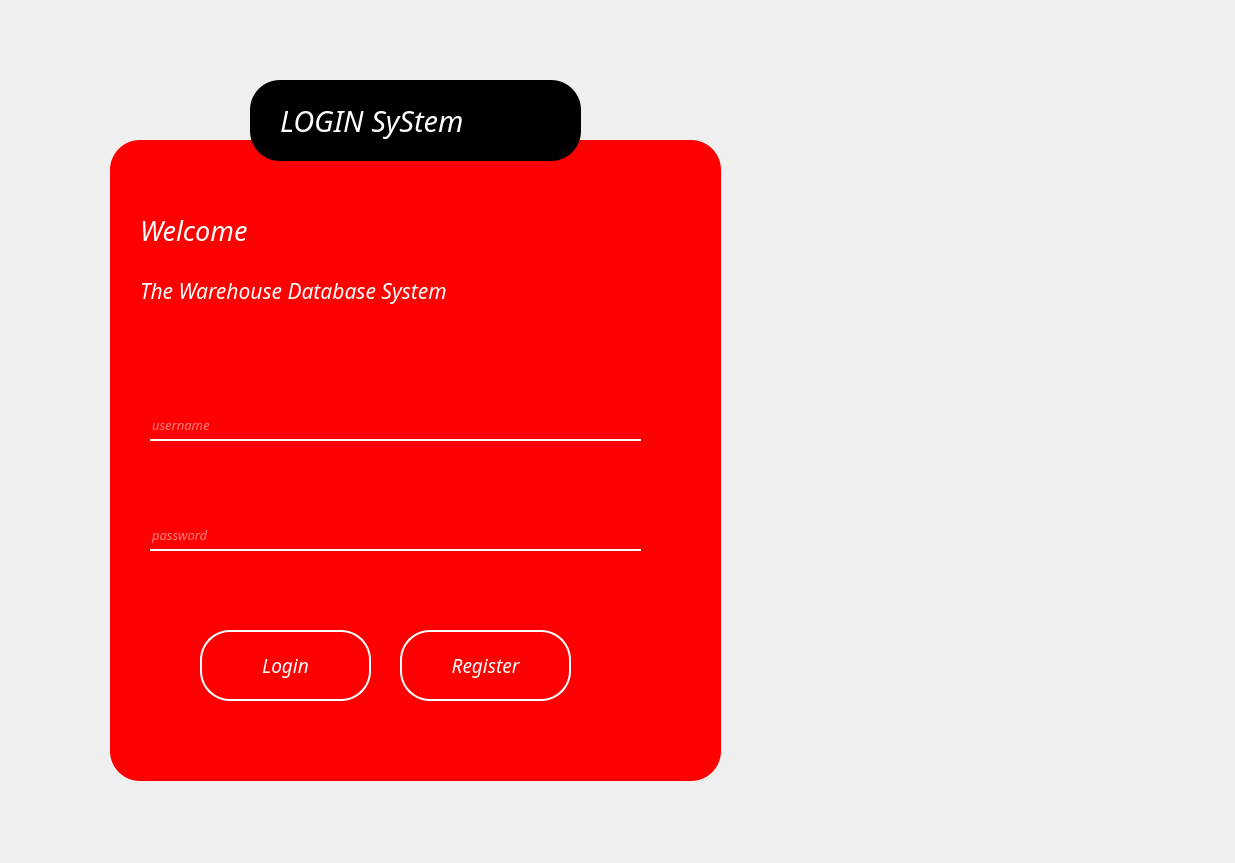
<?xml version="1.0" encoding="UTF-8"?>
<ui version="4.0">
 <class>Form</class>
 <widget class="QWidget" name="Form">
  <property name="geometry">
   <rect>
    <x>0</x>
    <y>0</y>
    <width>1235</width>
    <height>863</height>
   </rect>
  </property>
  <property name="windowTitle">
   <string>Form</string>
  </property>
  <property name="styleSheet">
   <string notr="true">#Form{
background:url(:/bg/coding.jpg)
}
#headerFrame
{
background: black;
border-radius: 30px;
}

#frame
{
background: red;
border-radius: 30px;
}
#labelHead{
color:white;
}

#label{
color:white;
}

#label_2{
color:white;
}

#line_username{
border:none;
background:transparent;
color: white;
border-bottom: 2px solid white;
}

#line_password{
border:none;
background:transparent;
color: white;
border-bottom: 2px solid white;
}

#pushButton_login{
border:2px solid white;
background:transparent;
color:white;
border-radius: 30px;
}

#pushButton_login:hover{
border:2px solid white;
background:white;
color:red;
}

#push_Rigister{
border:2px solid white;
background:transparent;
color:white;
border-radius: 30px;
}

#push_Rigister:hover{
border:2px solid white;
background:white;
color:red;
}</string>
  </property>
  <widget class="QFrame" name="frame">
   <property name="geometry">
    <rect>
     <x>110</x>
     <y>140</y>
     <width>611</width>
     <height>641</height>
    </rect>
   </property>
   <property name="frameShape">
    <enum>QFrame::StyledPanel</enum>
   </property>
   <property name="frameShadow">
    <enum>QFrame::Raised</enum>
   </property>
   <widget class="QPushButton" name="push_Rigister">
    <property name="geometry">
     <rect>
      <x>290</x>
      <y>490</y>
      <width>171</width>
      <height>71</height>
     </rect>
    </property>
    <property name="palette">
     <palette>
      <active>
       <colorrole role="WindowText">
        <brush brushstyle="SolidPattern">
         <color alpha="255">
          <red>255</red>
          <green>255</green>
          <blue>255</blue>
         </color>
        </brush>
       </colorrole>
       <colorrole role="Button">
        <brush brushstyle="SolidPattern">
         <color alpha="0">
          <red>0</red>
          <green>0</green>
          <blue>0</blue>
         </color>
        </brush>
       </colorrole>
       <colorrole role="Text">
        <brush brushstyle="SolidPattern">
         <color alpha="255">
          <red>255</red>
          <green>255</green>
          <blue>255</blue>
         </color>
        </brush>
       </colorrole>
       <colorrole role="ButtonText">
        <brush brushstyle="SolidPattern">
         <color alpha="255">
          <red>255</red>
          <green>255</green>
          <blue>255</blue>
         </color>
        </brush>
       </colorrole>
       <colorrole role="Base">
        <brush brushstyle="SolidPattern">
         <color alpha="0">
          <red>0</red>
          <green>0</green>
          <blue>0</blue>
         </color>
        </brush>
       </colorrole>
       <colorrole role="Window">
        <brush brushstyle="SolidPattern">
         <color alpha="0">
          <red>0</red>
          <green>0</green>
          <blue>0</blue>
         </color>
        </brush>
       </colorrole>
       <colorrole role="PlaceholderText">
        <brush brushstyle="NoBrush">
         <color alpha="128">
          <red>255</red>
          <green>255</green>
          <blue>255</blue>
         </color>
        </brush>
       </colorrole>
      </active>
      <inactive>
       <colorrole role="WindowText">
        <brush brushstyle="SolidPattern">
         <color alpha="255">
          <red>255</red>
          <green>255</green>
          <blue>255</blue>
         </color>
        </brush>
       </colorrole>
       <colorrole role="Button">
        <brush brushstyle="SolidPattern">
         <color alpha="0">
          <red>0</red>
          <green>0</green>
          <blue>0</blue>
         </color>
        </brush>
       </colorrole>
       <colorrole role="Text">
        <brush brushstyle="SolidPattern">
         <color alpha="255">
          <red>255</red>
          <green>255</green>
          <blue>255</blue>
         </color>
        </brush>
       </colorrole>
       <colorrole role="ButtonText">
        <brush brushstyle="SolidPattern">
         <color alpha="255">
          <red>255</red>
          <green>255</green>
          <blue>255</blue>
         </color>
        </brush>
       </colorrole>
       <colorrole role="Base">
        <brush brushstyle="SolidPattern">
         <color alpha="0">
          <red>0</red>
          <green>0</green>
          <blue>0</blue>
         </color>
        </brush>
       </colorrole>
       <colorrole role="Window">
        <brush brushstyle="SolidPattern">
         <color alpha="0">
          <red>0</red>
          <green>0</green>
          <blue>0</blue>
         </color>
        </brush>
       </colorrole>
       <colorrole role="PlaceholderText">
        <brush brushstyle="NoBrush">
         <color alpha="128">
          <red>255</red>
          <green>255</green>
          <blue>255</blue>
         </color>
        </brush>
       </colorrole>
      </inactive>
      <disabled>
       <colorrole role="WindowText">
        <brush brushstyle="SolidPattern">
         <color alpha="255">
          <red>255</red>
          <green>255</green>
          <blue>255</blue>
         </color>
        </brush>
       </colorrole>
       <colorrole role="Button">
        <brush brushstyle="SolidPattern">
         <color alpha="0">
          <red>0</red>
          <green>0</green>
          <blue>0</blue>
         </color>
        </brush>
       </colorrole>
       <colorrole role="Text">
        <brush brushstyle="SolidPattern">
         <color alpha="255">
          <red>255</red>
          <green>255</green>
          <blue>255</blue>
         </color>
        </brush>
       </colorrole>
       <colorrole role="ButtonText">
        <brush brushstyle="SolidPattern">
         <color alpha="255">
          <red>255</red>
          <green>255</green>
          <blue>255</blue>
         </color>
        </brush>
       </colorrole>
       <colorrole role="Base">
        <brush brushstyle="SolidPattern">
         <color alpha="0">
          <red>0</red>
          <green>0</green>
          <blue>0</blue>
         </color>
        </brush>
       </colorrole>
       <colorrole role="Window">
        <brush brushstyle="SolidPattern">
         <color alpha="0">
          <red>0</red>
          <green>0</green>
          <blue>0</blue>
         </color>
        </brush>
       </colorrole>
       <colorrole role="PlaceholderText">
        <brush brushstyle="NoBrush">
         <color alpha="128">
          <red>255</red>
          <green>255</green>
          <blue>255</blue>
         </color>
        </brush>
       </colorrole>
      </disabled>
     </palette>
    </property>
    <property name="font">
     <font>
      <family>Aero</family>
      <pointsize>14</pointsize>
      <weight>50</weight>
      <italic>true</italic>
      <bold>false</bold>
     </font>
    </property>
    <property name="styleSheet">
     <string notr="true"/>
    </property>
    <property name="text">
     <string>Register</string>
    </property>
   </widget>
   <widget class="QLineEdit" name="line_password">
    <property name="geometry">
     <rect>
      <x>40</x>
      <y>380</y>
      <width>491</width>
      <height>31</height>
     </rect>
    </property>
    <property name="font">
     <font>
      <family>Aero</family>
      <pointsize>10</pointsize>
      <italic>true</italic>
      <underline>false</underline>
     </font>
    </property>
    <property name="focusPolicy">
     <enum>Qt::StrongFocus</enum>
    </property>
    <property name="toolTip">
     <string/>
    </property>
    <property name="text">
     <string/>
    </property>
    <property name="echoMode">
     <enum>QLineEdit::Password</enum>
    </property>
    <property name="placeholderText">
     <string>password</string>
    </property>
   </widget>
   <widget class="QLineEdit" name="line_username">
    <property name="geometry">
     <rect>
      <x>40</x>
      <y>270</y>
      <width>491</width>
      <height>31</height>
     </rect>
    </property>
    <property name="font">
     <font>
      <family>Aero</family>
      <pointsize>10</pointsize>
      <italic>true</italic>
      <underline>false</underline>
     </font>
    </property>
    <property name="focusPolicy">
     <enum>Qt::StrongFocus</enum>
    </property>
    <property name="toolTip">
     <string/>
    </property>
    <property name="text">
     <string/>
    </property>
    <property name="placeholderText">
     <string>username</string>
    </property>
   </widget>
   <widget class="QLabel" name="label_2">
    <property name="geometry">
     <rect>
      <x>30</x>
      <y>130</y>
      <width>501</width>
      <height>41</height>
     </rect>
    </property>
    <property name="font">
     <font>
      <family>Aero</family>
      <pointsize>16</pointsize>
      <weight>50</weight>
      <italic>true</italic>
      <bold>false</bold>
     </font>
    </property>
    <property name="autoFillBackground">
     <bool>false</bool>
    </property>
    <property name="text">
     <string>The Warehouse Database System</string>
    </property>
   </widget>
   <widget class="QPushButton" name="pushButton_login">
    <property name="geometry">
     <rect>
      <x>90</x>
      <y>490</y>
      <width>171</width>
      <height>71</height>
     </rect>
    </property>
    <property name="palette">
     <palette>
      <active>
       <colorrole role="WindowText">
        <brush brushstyle="SolidPattern">
         <color alpha="255">
          <red>255</red>
          <green>255</green>
          <blue>255</blue>
         </color>
        </brush>
       </colorrole>
       <colorrole role="Button">
        <brush brushstyle="SolidPattern">
         <color alpha="0">
          <red>0</red>
          <green>0</green>
          <blue>0</blue>
         </color>
        </brush>
       </colorrole>
       <colorrole role="Text">
        <brush brushstyle="SolidPattern">
         <color alpha="255">
          <red>255</red>
          <green>255</green>
          <blue>255</blue>
         </color>
        </brush>
       </colorrole>
       <colorrole role="ButtonText">
        <brush brushstyle="SolidPattern">
         <color alpha="255">
          <red>255</red>
          <green>255</green>
          <blue>255</blue>
         </color>
        </brush>
       </colorrole>
       <colorrole role="Base">
        <brush brushstyle="SolidPattern">
         <color alpha="0">
          <red>0</red>
          <green>0</green>
          <blue>0</blue>
         </color>
        </brush>
       </colorrole>
       <colorrole role="Window">
        <brush brushstyle="SolidPattern">
         <color alpha="0">
          <red>0</red>
          <green>0</green>
          <blue>0</blue>
         </color>
        </brush>
       </colorrole>
       <colorrole role="PlaceholderText">
        <brush brushstyle="NoBrush">
         <color alpha="128">
          <red>255</red>
          <green>255</green>
          <blue>255</blue>
         </color>
        </brush>
       </colorrole>
      </active>
      <inactive>
       <colorrole role="WindowText">
        <brush brushstyle="SolidPattern">
         <color alpha="255">
          <red>255</red>
          <green>255</green>
          <blue>255</blue>
         </color>
        </brush>
       </colorrole>
       <colorrole role="Button">
        <brush brushstyle="SolidPattern">
         <color alpha="0">
          <red>0</red>
          <green>0</green>
          <blue>0</blue>
         </color>
        </brush>
       </colorrole>
       <colorrole role="Text">
        <brush brushstyle="SolidPattern">
         <color alpha="255">
          <red>255</red>
          <green>255</green>
          <blue>255</blue>
         </color>
        </brush>
       </colorrole>
       <colorrole role="ButtonText">
        <brush brushstyle="SolidPattern">
         <color alpha="255">
          <red>255</red>
          <green>255</green>
          <blue>255</blue>
         </color>
        </brush>
       </colorrole>
       <colorrole role="Base">
        <brush brushstyle="SolidPattern">
         <color alpha="0">
          <red>0</red>
          <green>0</green>
          <blue>0</blue>
         </color>
        </brush>
       </colorrole>
       <colorrole role="Window">
        <brush brushstyle="SolidPattern">
         <color alpha="0">
          <red>0</red>
          <green>0</green>
          <blue>0</blue>
         </color>
        </brush>
       </colorrole>
       <colorrole role="PlaceholderText">
        <brush brushstyle="NoBrush">
         <color alpha="128">
          <red>255</red>
          <green>255</green>
          <blue>255</blue>
         </color>
        </brush>
       </colorrole>
      </inactive>
      <disabled>
       <colorrole role="WindowText">
        <brush brushstyle="SolidPattern">
         <color alpha="255">
          <red>255</red>
          <green>255</green>
          <blue>255</blue>
         </color>
        </brush>
       </colorrole>
       <colorrole role="Button">
        <brush brushstyle="SolidPattern">
         <color alpha="0">
          <red>0</red>
          <green>0</green>
          <blue>0</blue>
         </color>
        </brush>
       </colorrole>
       <colorrole role="Text">
        <brush brushstyle="SolidPattern">
         <color alpha="255">
          <red>255</red>
          <green>255</green>
          <blue>255</blue>
         </color>
        </brush>
       </colorrole>
       <colorrole role="ButtonText">
        <brush brushstyle="SolidPattern">
         <color alpha="255">
          <red>255</red>
          <green>255</green>
          <blue>255</blue>
         </color>
        </brush>
       </colorrole>
       <colorrole role="Base">
        <brush brushstyle="SolidPattern">
         <color alpha="0">
          <red>0</red>
          <green>0</green>
          <blue>0</blue>
         </color>
        </brush>
       </colorrole>
       <colorrole role="Window">
        <brush brushstyle="SolidPattern">
         <color alpha="0">
          <red>0</red>
          <green>0</green>
          <blue>0</blue>
         </color>
        </brush>
       </colorrole>
       <colorrole role="PlaceholderText">
        <brush brushstyle="NoBrush">
         <color alpha="128">
          <red>255</red>
          <green>255</green>
          <blue>255</blue>
         </color>
        </brush>
       </colorrole>
      </disabled>
     </palette>
    </property>
    <property name="font">
     <font>
      <family>Aero</family>
      <pointsize>14</pointsize>
      <weight>50</weight>
      <italic>true</italic>
      <bold>false</bold>
     </font>
    </property>
    <property name="styleSheet">
     <string notr="true"/>
    </property>
    <property name="text">
     <string>Login</string>
    </property>
   </widget>
   <widget class="QLabel" name="label">
    <property name="geometry">
     <rect>
      <x>30</x>
      <y>70</y>
      <width>501</width>
      <height>41</height>
     </rect>
    </property>
    <property name="font">
     <font>
      <family>Aero</family>
      <pointsize>20</pointsize>
      <weight>50</weight>
      <italic>true</italic>
      <bold>false</bold>
      <underline>false</underline>
     </font>
    </property>
    <property name="autoFillBackground">
     <bool>false</bool>
    </property>
    <property name="text">
     <string>Welcome</string>
    </property>
   </widget>
  </widget>
  <widget class="QFrame" name="headerFrame">
   <property name="geometry">
    <rect>
     <x>250</x>
     <y>80</y>
     <width>331</width>
     <height>81</height>
    </rect>
   </property>
   <property name="frameShape">
    <enum>QFrame::StyledPanel</enum>
   </property>
   <property name="frameShadow">
    <enum>QFrame::Raised</enum>
   </property>
   <widget class="QLabel" name="labelHead">
    <property name="geometry">
     <rect>
      <x>30</x>
      <y>20</y>
      <width>271</width>
      <height>41</height>
     </rect>
    </property>
    <property name="font">
     <font>
      <family>Aero</family>
      <pointsize>22</pointsize>
      <weight>50</weight>
      <italic>true</italic>
      <bold>false</bold>
     </font>
    </property>
    <property name="text">
     <string>LOGIN SyStem</string>
    </property>
   </widget>
  </widget>
 </widget>
 <resources>
  <include location="bg/pic.qrc"/>
 </resources>
 <connections/>
</ui>
